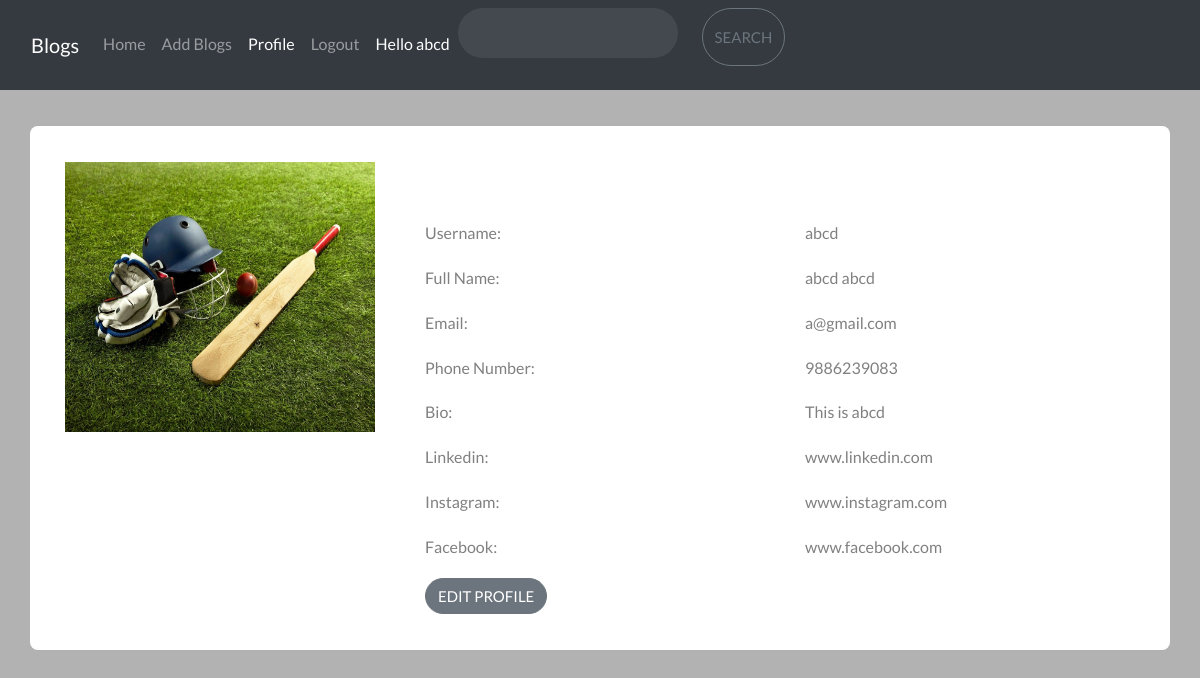
Screenshot of /profile/ (signed in) with the database file from the repository.
### home/models.py (models this page shows, shortened)
class Profile(models.Model):
    user = models.OneToOneField(User, on_delete=models.CASCADE, blank=True, null=True)
    image = models.ImageField(upload_to="profile_pics", blank=True, null=True)
    bio = models.TextField(blank=True, null=True)
    phone_no = models.IntegerField(blank=True, null=True)
    facebook = models.CharField(max_length=300, blank=True, null=True)
    instagram = models.CharField(max_length=300, blank=True, null=True)
    linkedin = models.CharField(max_length=300, blank=True, null=True)

### home/views.py (the view)
# urls.py: path("profile/", views.UserProfile, name="profile"),
def UserProfile(request):
    first_name = request.session['firstname']
    last_name = request.session['lastname']
    email=request.session['email']
    id=request.session['id']
    uname = request.session['username']
    print("User Id : ", id)
    posts = User.objects.filter(id=id)
    profile = Profile.objects.filter(user_id=id)
    post = posts[0]
    profiledata={}
    if(profile):
        profiledata = profile[0]
    return render(request, "profile.html",
                  {'id':id, 'first_name':first_name, 'last_name':last_name, 'email':email, 'id':id,
                   'user':uname, 'post':post, 'profiledata':profiledata})

### home/templates/profile.html (shortened to what this page needs)
{% extends 'header.html' %}
{% block profileactive %} active {% endblock profileactive %}
{% block body %}
{% load static %}
<html>
<head>
    <link rel="stylesheet" href="{% static 'style.css' %}">
</head>
<body>
        <div class="container profile">
        <div class="row">
            <div class="col-md-4">
                <div class="profile-img">
                    {% if profiledata.image %}
                    <img src="/media/{{profiledata.image}}" alt="" width="310px" height="270px">
                    {% endif %}
                </div>
            </div>
            <div class="col-md-8">
                <div class="profile-tab">
                    <div class="tab-pane">
                        <br><br>
                        <div class="row">
                            <div class="col-md-6">
                                <label>Username:</label>
                            </div>
                            <div class="col-md-6">
                                <p>{{user}}</p>
                            </div>
                        </div>
                        <div class="row">
                            <div class="col-md-6">
                                <label>Full Name:</label>
                            </div>
                            <div class="col-md-6">
                                <p>{{first_name}} {{last_name}}</p>
                            </div>
                        </div>
                        <div class="row">
                            <div class="col-md-6">
                                <label>Email:</label>
                            </div>
                            <div class="col-md-6">
                                <p>{{email}}</p>
                            </div>
                        </div>
                        {% if profiledata.phone_no %}
                        <div class="row">
                            <div class="col-md-6">
                                <label>Phone Number:</label>
                            </div>
                            <div class="col-md-6">
                                <p>{{profiledata.phone_no}}</p>
                            </div>
                        </div>
                        {% endif %}
                        {% if profiledata.bio %}
                        <div class="row">
                            <div class="col-md-6">
                                <label>Bio:</label>
                            </div>
                            <div class="col-md-6">
                                <p>{{profiledata.bio}}</p>
                            </div>
                        </div>
                        {% endif %}
                        {% if profiledata.linkedin %}
                        <div class="row">
                            <div class="col-md-6">
                                <label>Linkedin:</label>
                            </div>
                            <div class="col-md-6">
                                <p>{{profiledata.linkedin}}</p>
                            </div>
                        </div>
                        {% endif %}
                        {% if profiledata.instagram %}
                        <div class="row">
                            <div class="col-md-6">
                                <label>Instagram:</label>
                            </div>
                            <div class="col-md-6">
                                <p>{{profiledata.instagram}}</p>
                            </div>
                        </div>
                        {% endif %}
                        {% if profiledata.facebook %}
                        <div class="row">
                            <div class="col-md-6">
                                <label>Facebook:</label>
                            </div>
                            <div class="col-md-6">
                                <p>{{profiledata.facebook}}</p>
                            </div>
                        </div>
                        {% endif %}
                    </div>
                    <a href="/edit_profile/" class="btn btn-secondary">Edit Profile</a>
                </div>
            </div>
</div>
</div>
{% endblock %}

### home/templates/header.html (shortened to what this page needs)
{% load static %}
<html lang="en">
  <head>
    <link href="http://maxcdn.bootstrapcdn.com/bootstrap/4.1.1/css/bootstrap.min.css" rel="stylesheet" id="bootstrap-css">
    <link href="https://cdn.jsdelivr.net/npm/bootstrap@5.0.2/dist/css/bootstrap.min.css" rel="stylesheet">
    <link rel="stylesheet" href="https://maxcdn.bootstrapcdn.com/bootstrap/4.0.0/css/bootstrap.min.css">
    <link rel="stylesheet" href="https://stackpath.bootstrapcdn.com/font-awesome/4.7.0/css/font-awesome.min.css">
    <link rel="stylesheet" href="{% static 'style.css' %}">
    </head>
  </head>
  <body >
    <nav class="navbar navbar-expand-lg navbar-dark bg-dark sticky-top">
        <div class="container-fluid">
          <a class="navbar-brand" href="#">Blogs</a>
          <div class="collapse navbar-collapse" id="navbarSupportedContent">
          <div class="container5">
            <ul class="navbar-nav me-auto mb-2 mb-lg-0">
              <li class="nav-item">
                <a class="nav-link {% block homeactive %} {% endblock homeactive %}" aria-current="page" href="/">Home</a>
              </li>
              <li class="nav-item">
                <a class="nav-link {% block add_blogs_active %} {% endblock add_blogs_active %}" href="/add_blogs/">Add Blogs</a>
              </li>
              <li class="nav-item">
                <a class="nav-link {% block profileactive %} {% endblock profileactive %}" href="/profile/">Profile</a>
              </li>
              <li class="nav-item">
                <a class="nav-link" href="/logout/">Logout</a>
              </li>
              <li class="nav-item">
                <a class="nav-link active" href="#">Hello {{request.user}}</a>
              </li>
            </ul>
            </div>
            <form class="d-flex" method="POST" action="/search/"> {% csrf_token %}
          <input class="form-control me-2" type="search"  name="searched" id="searched" aria-label="Search">&emsp;
              <button href="/search/" class="btn btn-outline-secondary" type="submit">Search</button>
              <br><br>
            </form>
          </div>
        </div>
      </nav>
      {% block body %}
      {% endblock %}
    <br>
    <br>
    <br>
</body>
</html>

### home/templates/profile.html (style rules this page uses)
body { background-image: url('https://wallpapercave.com/wp/wp4286413.jpg'); background-repeat: no-repeat; background-size: cover; background-attachment: fixed; }

### rows the page displays
Profile: image (picture), phone_no "9886239083", bio "This is abcd", linkedin "www.linkedin.com", instagram "www.instagram.com", facebook "www.facebook.com"

### other values shown
{{ request.user }} "abcd"
{{ user }} "abcd"
{{ first_name }} "abcd"
{{ last_name }} "abcd"
{{ email }} "a@gmail.com"
